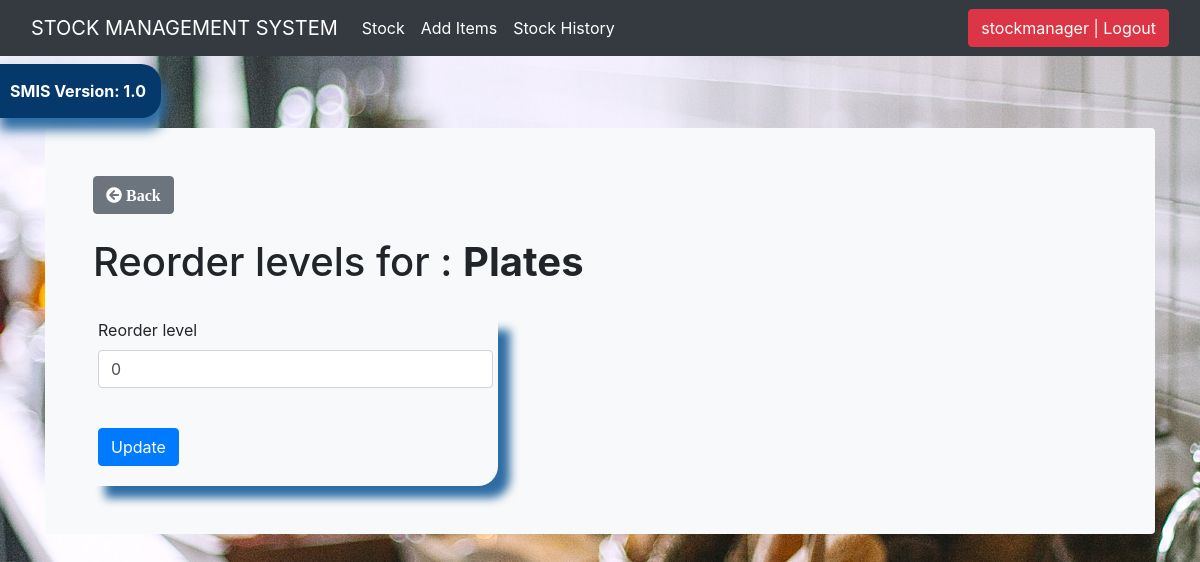
The page /reorder_level/1/ (signed in) on the database as committed earlier.
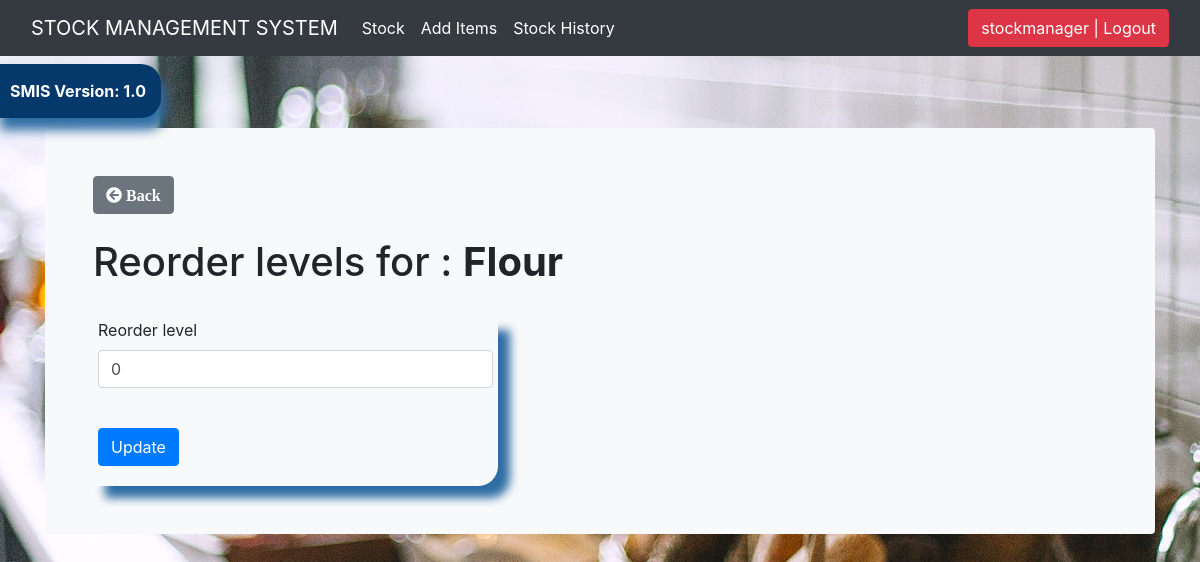
The same page on the database as committed later.
### stockmgmt/models.py (models this page shows, shortened)
class Stock(models.Model):
    category = models.ForeignKey(
        Category, max_length=50, null=True, on_delete=models.CASCADE)
    item_name = models.CharField(max_length=50, null=True)
    quantity = models.IntegerField(default='0', null=True)
    receive_quantity = models.IntegerField(
        default='0', blank=True, null=True)
    receive_by = models.CharField(max_length=50, blank=True, null=True)
    issue_quantity = models.IntegerField(
        default='0', blank=True, null=True)
    issue_by = models.CharField(max_length=50, blank=True, null=True)
    issue_to = models.CharField(max_length=50, blank=True, null=True)
    phone_number = models.CharField(max_length=50, blank=True, null=True)
    created_by = models.CharField(max_length=50, blank=True, null=True)
    reorder_level = models.IntegerField(default='0', blank=True, null=True)
    timestamp = models.DateTimeField(auto_now_add=True, null=True, blank=True)
    last_updated = models.DateTimeField(auto_now=True, null=True)
    export_to_CSV = models.BooleanField(default=False)

### stockmgmt/views.py (the view, shortened to what this page needs)
# urls.py: path('reorder_level/<str:pk>/', reorder_level, name="reorder_level"),
@login_required
def reorder_level(request, pk):
    title = 'Reorder levels for'
    item = Stock.objects.get(id=pk)
    form = ReorderLevelForm()
    context = {
        'title': title,
        'item': item,
        'form': form,
    }
    return render(request, 'reorder_level.html', context)

### stockmgmt/forms.py
class ReorderLevelForm(forms.ModelForm):
    class Meta:
        model = Stock
        fields = ['reorder_level']

### stockmgmt/templates/reorder_level.html (shortened to what this page needs)
{% extends 'base.html' %}
{% load static %}
{% load crispy_forms_tags %}
{% block content %}
<body>
    <main class="container">
        <div class="bg-light p-5 rounded">
            <div>
                <a class="btn btn-secondary" href="{% url 'list_items' %}"><i class="fa fa-arrow-circle-left"
                        aria-hidden="true">
                        Back </i></a>
            </div>
            <br>
            <h1>{{ title }} : <strong>{{item.item_name}}</strong></h1>
            <br>
            <div class="row">
                <div class="col-sm-5">
                    <div class="display_table">
                        <form method='POST' action=''>
                            {{ form | crispy }}
                            <br>
                            <input class="btn btn-primary" type="submit" value='Update' />
                        </form>
                    </div>
                </div>
            </div>
        </div>
    </main>
</body>
{% endblock %}

Rows that differ between the two databases and show on the page:
changed Stock: item_name "Plates" → "Flour"
